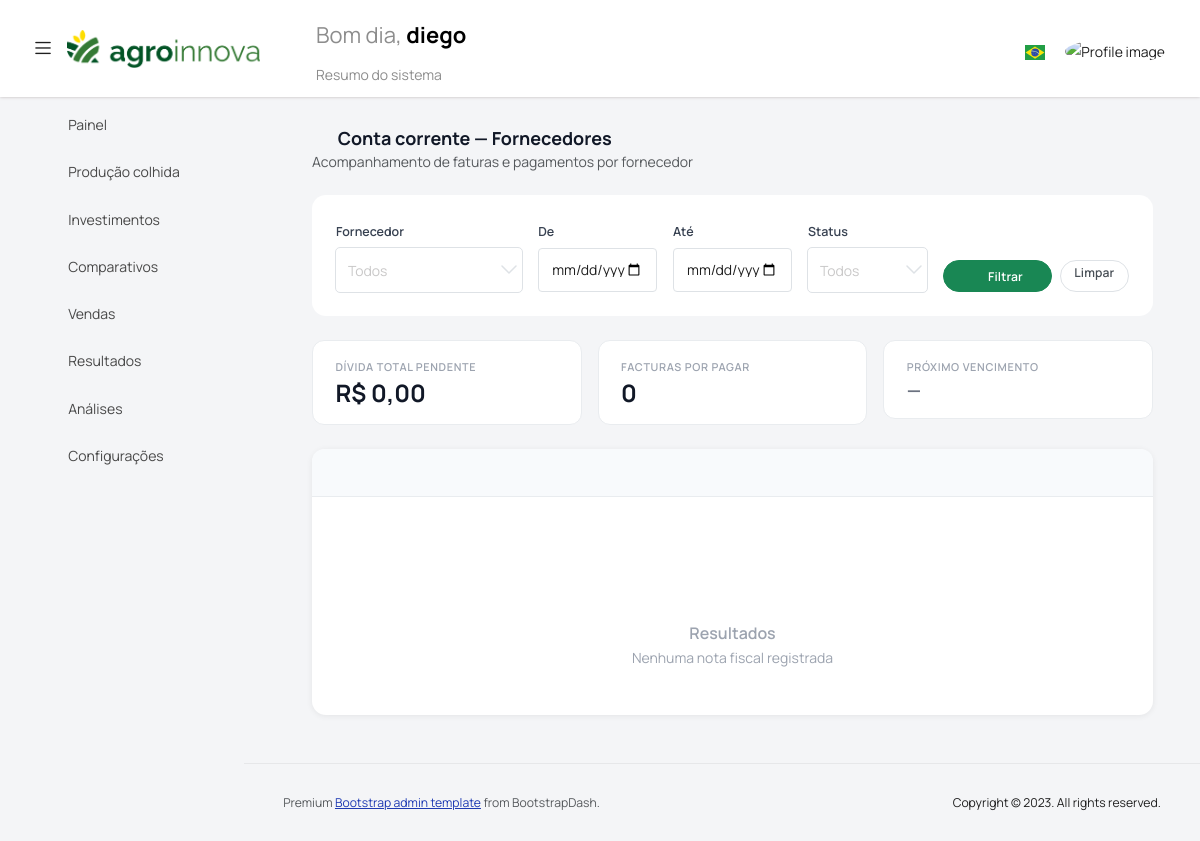
/proveedores/cuenta-corriente/?proveedor=5 (signed in), run on an earlier commit of the app's database.
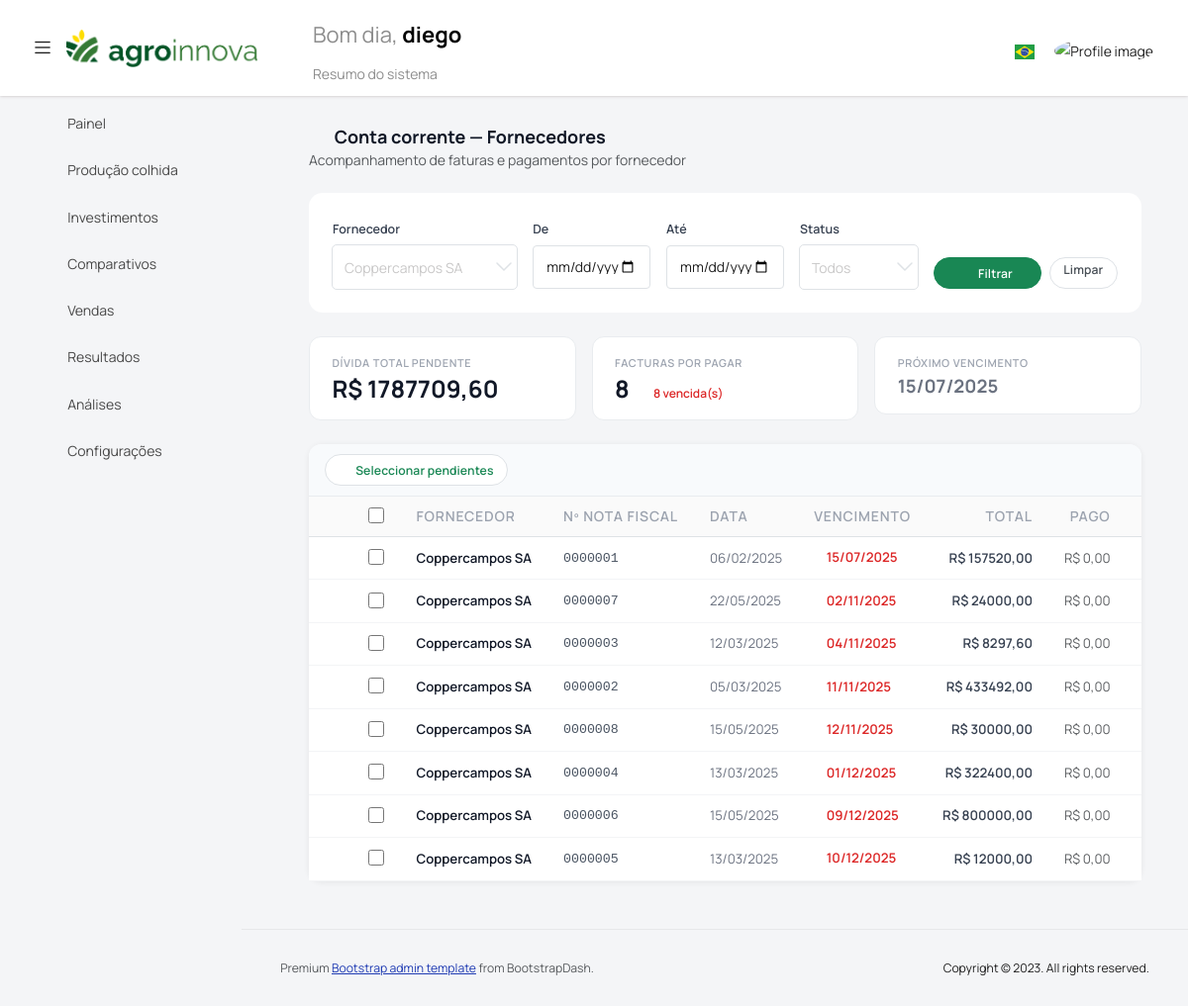
And on a later commit of the database.
### gestion_agro/models.py (models this page shows, shortened)
class FacturaCompra(models.Model):
    empresa = models.ForeignKey(Empresa, on_delete=models.CASCADE, verbose_name=_("Empresa"))
    proveedor = models.ForeignKey("Proveedor", on_delete=models.CASCADE, verbose_name=_("Proveedor"))
    numero = models.CharField(max_length=50, verbose_name=_("Número factura"))
    fecha = models.DateField(verbose_name=_("Fecha"))
    total = models.DecimalField(max_digits=14, decimal_places=2, verbose_name=_("Total"))
    fecha_vencimiento = models.DateField(null=True, blank=True, verbose_name=_("Fecha vencimiento"))
    archivo_pdf = models.FileField(upload_to="facturas_compra/", blank=True, null=True)
    creada = models.DateTimeField(auto_now_add=True)
    class Meta:
        verbose_name = _("Factura de compra")
        verbose_name_plural = _("Facturas de compra")
        unique_together = ("empresa", "proveedor", "numero")

class Proveedor(models.Model):
    empresa = models.ForeignKey(Empresa, on_delete=models.CASCADE, verbose_name=_("Empresa"))
    razon_social = models.CharField(max_length=255, verbose_name=_("Razón social"))
    identificador = models.CharField(max_length=30, blank=True, null=True, verbose_name=_("CUIT / CNPJ"))
    class Meta:
        verbose_name = _("Proveedor")
        verbose_name_plural = _("Proveedores")
        unique_together = ("empresa", "razon_social")

### administracion/views.py (the view)
# urls.py: path('proveedores/cuenta-corriente/', vista_cuenta_corriente_proveedor, name='vista_cuenta_corriente_proveedor'),
@login_required
def vista_cuenta_corriente_proveedor(request):
    from datetime import date
    empresa = request.user.profile.empresa
    hoy = date.today()
    proveedores = Proveedor.objects.filter(empresa=empresa).order_by("razon_social")
    proveedor_id  = request.GET.get("proveedor") or ""
    fecha_desde   = request.GET.get("fecha_desde") or ""
    fecha_hasta   = request.GET.get("fecha_hasta") or ""
    venc_desde    = request.GET.get("venc_desde") or ""
    venc_hasta    = request.GET.get("venc_hasta") or ""
    estado_filtro = request.GET.get("estado") or ""
    qs = (
        FacturaCompra.objects
        .filter(empresa=empresa)
        .annotate(pagado=Coalesce(Sum("aplicaciones__monto_aplicado"), Decimal("0")))
        .select_related("proveedor")
        .prefetch_related("aplicaciones__pago")
        .order_by("fecha_vencimiento", "fecha")
    )
    if proveedor_id:
        qs = qs.filter(proveedor_id=proveedor_id)
    if fecha_desde:
        qs = qs.filter(fecha__gte=fecha_desde)
    if fecha_hasta:
        qs = qs.filter(fecha__lte=fecha_hasta)
    if venc_desde:
        qs = qs.filter(fecha_vencimiento__gte=venc_desde)
    if venc_hasta:
        qs = qs.filter(fecha_vencimiento__lte=venc_hasta)
    filas = []
    total_deuda = Decimal("0")
    cant_vencidas = 0
    cant_pendientes = 0
    prox_vencimiento = None
    for f in qs:
        saldo = f.total - f.pagado
        if saldo <= 0:
            estado = "pagada"
        elif f.fecha_vencimiento and f.fecha_vencimiento < hoy:
            estado = "vencida"
        else:
            estado = "pendiente"
        if estado_filtro and estado != estado_filtro:
            continue
        if saldo > 0:
            total_deuda += saldo
            cant_pendientes += 1
        if estado == "vencida":
            cant_vencidas += 1
        if estado in ("pendiente", "vencida") and f.fecha_vencimiento:
            if prox_vencimiento is None or f.fecha_vencimiento < prox_vencimiento:
                prox_vencimiento = f.fecha_vencimiento
        comprobantes = [
            {
                "pago_id": ap.pago_id,
                "numero":  ap.pago.numero,
                "fecha":   ap.pago.fecha,
                "monto":   ap.monto_aplicado,
            }
            for ap in f.aplicaciones.all()
        ]
        filas.append({
            "obj":          f,
            "total":        f.total,
            "pagado":       f.pagado,
            "saldo":        saldo,
            "estado":       estado,
            "comprobantes": comprobantes,
        })
    return render(request, "tem_administracion/cuenta_corriente_proveedor.html", {
        "filas":            filas,
        "proveedores":      proveedores,
        "proveedor_id":     proveedor_id,
        "fecha_desde":      fecha_desde,
        "fecha_hasta":      fecha_hasta,
        "venc_desde":       venc_desde,
        "venc_hasta":       venc_hasta,
        "estado_filtro":    estado_filtro,
        "total_deuda":      total_deuda,
        "cant_vencidas":    cant_vencidas,
        "cant_pendientes":  cant_pendientes,
        "prox_vencimiento": prox_vencimiento,
    })

### templates/tem_administracion/cuenta_corriente_proveedor.html (shortened to what the changed rows need)
{% extends 'base.html' %}
{% load i18n %}
{% block content %}
<div class="container-fluid pb-4">
  <div class="card cc-filtros mb-4">
    <div class="card-body">
      <form method="get">
        <div class="row g-3 align-items-end">
          <div class="col-md-3">
            <label class="form-label fw-semibold" style="font-size:.78rem;color:#374151">{% translate "Proveedor" %}</label>
            <select name="proveedor" class="form-select form-select-sm">
              <option value="">{% translate "Todos" %}</option>
              {% for p in proveedores %}
              <option value="{{ p.id }}" {% if proveedor_id == p.id|stringformat:'s' %}selected{% endif %}>{{ p.razon_social }}</option>
              {% endfor %}
            </select>
          </div>
        </div>
      </form>
    </div>
  </div>
  <div class="row g-3 mb-4">
    <div class="col-md-4">
      <div class="cc-stat">
        <div class="cc-lbl">{% translate "Deuda total pendiente" %}</div>
        <div class="cc-val">R$ {{ total_deuda|floatformat:2 }}</div>
      </div>
    </div>
    <div class="col-md-4">
      <div class="cc-stat">
        <div class="cc-lbl">{% translate "Facturas por pagar" %}</div>
        <div class="cc-val">
          {{ cant_pendientes }}
          {% if cant_vencidas > 0 %}
          <span style="font-size:.75rem;font-weight:600;color:#dc2626;margin-left:.4rem">
            <i class="mdi mdi-alert-circle" style="font-size:.85rem"></i>
            {{ cant_vencidas }} {% translate "vencida(s)" %}
          </span>
          {% endif %}
        </div>
      </div>
    </div>
    <div class="col-md-4">
      <div class="cc-stat">
        <div class="cc-lbl">{% translate "Próximo vencimiento" %}</div>
        <div class="cc-val muted">{% if prox_vencimiento %}{{ prox_vencimiento|date:"d/m/Y" }}{% else %}—{% endif %}</div>
      </div>
    </div>
  </div>
  <div class="card" style="border-radius:.875rem;border:none;box-shadow:0 1px 6px rgba(0,0,0,.07)">
    <div id="barra-accion">
      <div class="accion-default">
        {% if filas %}
        <button class="btn btn-outline-success btn-sm" onclick="seleccionarPendientes()">
          <i class="mdi mdi-checkbox-multiple-marked-outline me-1"></i>{% translate "Seleccionar pendientes" %}
        </button>
        {% endif %}
      </div>
    </div>
    <div class="card-body p-0">
      {% if filas %}
      <div class="table-responsive">
      <table class="table cc-table mb-0">
        <thead>
          <tr>
            <th style="width:2.5rem"></th>
            <th style="width:2.5rem">
              <input type="checkbox" class="cc-chk" id="chk-todos" onchange="toggleTodos(this)" title="{% translate "Seleccionar todos" %}">
            </th>
            <th>{% translate "Proveedor" %}</th>
            <th>{% translate "N° Factura" %}</th>
            <th>{% translate "Fecha" %}</th>
            <th>{% translate "Vencimiento" %}</th>
            <th class="text-end">{% translate "Total" %}</th>
            <th class="text-end">{% translate "Pagado" %}</th>
            <th class="text-end">{% translate "Saldo" %}</th>
          </tr>
        </thead>
        <tbody>
        {% for f in filas %}
        <tr class="fila-principal" id="fila-{{ f.obj.id }}"
            onclick="toggleDetalle('det-{{ f.obj.id }}', this)">
          <td class="text-center ps-3">
            <i class="mdi mdi-chevron-down" id="chev-{{ f.obj.id }}"
               style="transition:transform .2s;color:#ced4da;font-size:1rem"></i>
          </td>
          <td onclick="event.stopPropagation()">
            {% if f.estado != 'pagada' %}
            <input type="checkbox" class="cc-chk chk-factura"
                   id="chk-{{ f.obj.id }}"
                   data-id="{{ f.obj.id }}"
                   data-saldo="{{ f.saldo }}"
                   data-numero="{{ f.obj.numero }}"
                   data-proveedor-id="{{ f.obj.proveedor.id }}"
                   data-proveedor="{{ f.obj.proveedor.razon_social }}"
                   data-estado="{{ f.estado }}"
                   onchange="actualizarBarra()">
            {% endif %}
          </td>
          <td class="fw-semibold" style="color:#111827">{{ f.obj.proveedor.razon_social }}</td>
          <td style="font-family:monospace;color:#4b5563">{{ f.obj.numero }}</td>
          <td style="color:#6b7280">{{ f.obj.fecha|date:"d/m/Y" }}</td>
          <td>
            {% if f.obj.fecha_vencimiento %}
              <span style="color:{% if f.estado == 'vencida' %}#dc2626;font-weight:600{% else %}#6b7280{% endif %}">
                {% if f.estado == 'vencida' %}<i class="mdi mdi-alert" style="font-size:.8rem"></i> {% endif %}
                {{ f.obj.fecha_vencimiento|date:"d/m/Y" }}
              </span>
            {% else %}<span style="color:#d1d5db">—</span>{% endif %}
          </td>
          <td class="text-end fw-semibold">R$ {{ f.total|floatformat:2 }}</td>
          <td class="text-end text-muted">R$ {{ f.pagado|floatformat:2 }}</td>
          <td class="text-end fw-semibold {% if f.saldo > 0 %}text-danger{% endif %}">
          </td>
        </tr>
        {% endfor %}
        </tbody>
      </table>
      </div>
      {% else %}
      <div class="text-center py-5" style="color:#9ca3af">
        <i class="mdi mdi-file-search-outline" style="font-size:3rem;display:block;margin-bottom:.75rem"></i>
        <div class="fw-semibold">{% translate "Sin resultados" %}</div>
        <div class="small mt-1">{% translate "No hay facturas con los filtros aplicados." %}</div>
      </div>
      {% endif %}
    </div>
  </div>
</div>
{% endblock %}

What changed in the data, as far as the page shows it:
added FacturaCompra: fecha_vencimiento "15/07/2025", obj.proveedor.razon_social "Coppercampos SA", obj.numero "0000001", obj.fecha "06/02/2025", obj.fecha_vencimiento "15/07/2025", total "157520,00", pagado "0,00"
added FacturaCompra: obj.proveedor.razon_social "Coppercampos SA", obj.numero "0000007", obj.fecha "22/05/2025", obj.fecha_vencimiento "02/11/2025", total "24000,00", pagado "0,00"
added FacturaCompra: obj.proveedor.razon_social "Coppercampos SA", obj.numero "0000003", obj.fecha "12/03/2025", obj.fecha_vencimiento "04/11/2025", total "8297,60", pagado "0,00"
added FacturaCompra: obj.proveedor.razon_social "Coppercampos SA", obj.numero "0000002", obj.fecha "05/03/2025", obj.fecha_vencimiento "11/11/2025", total "433492,00", pagado "0,00"
added FacturaCompra: obj.proveedor.razon_social "Coppercampos SA", obj.numero "0000008", obj.fecha "15/05/2025", obj.fecha_vencimiento "12/11/2025", total "30000,00", pagado "0,00"
added FacturaCompra: obj.proveedor.razon_social "Coppercampos SA", obj.numero "0000004", obj.fecha "13/03/2025", obj.fecha_vencimiento "01/12/2025", total "322400,00", pagado "0,00"
added FacturaCompra: obj.proveedor.razon_social "Coppercampos SA", obj.numero "0000006", obj.fecha "15/05/2025", obj.fecha_vencimiento "09/12/2025", total "800000,00", pagado "0,00"
added FacturaCompra: obj.proveedor.razon_social "Coppercampos SA", obj.numero "0000005", obj.fecha "13/03/2025", obj.fecha_vencimiento "10/12/2025", total "12000,00", pagado "0,00"
Also different on the page:
form field proveedor: "Todos" → "Coppercampos SA"
{{ total_deuda|floatformat:2 }}: "0,00" → "1787709,60"
{{ cant_pendientes }}: "0" → "8"
{{ cant_vencidas }}: (not shown) → "8"
form field translate: (not shown) → "☐"
text no longer shown: "— Resultados Nenhuma nota fiscal registrada"
text now shown: "vencida(s) Seleccionar pendientes FORNECEDOR Nº NOTA FISCAL DATA VENCIMENTO TOTAL PAGO"
